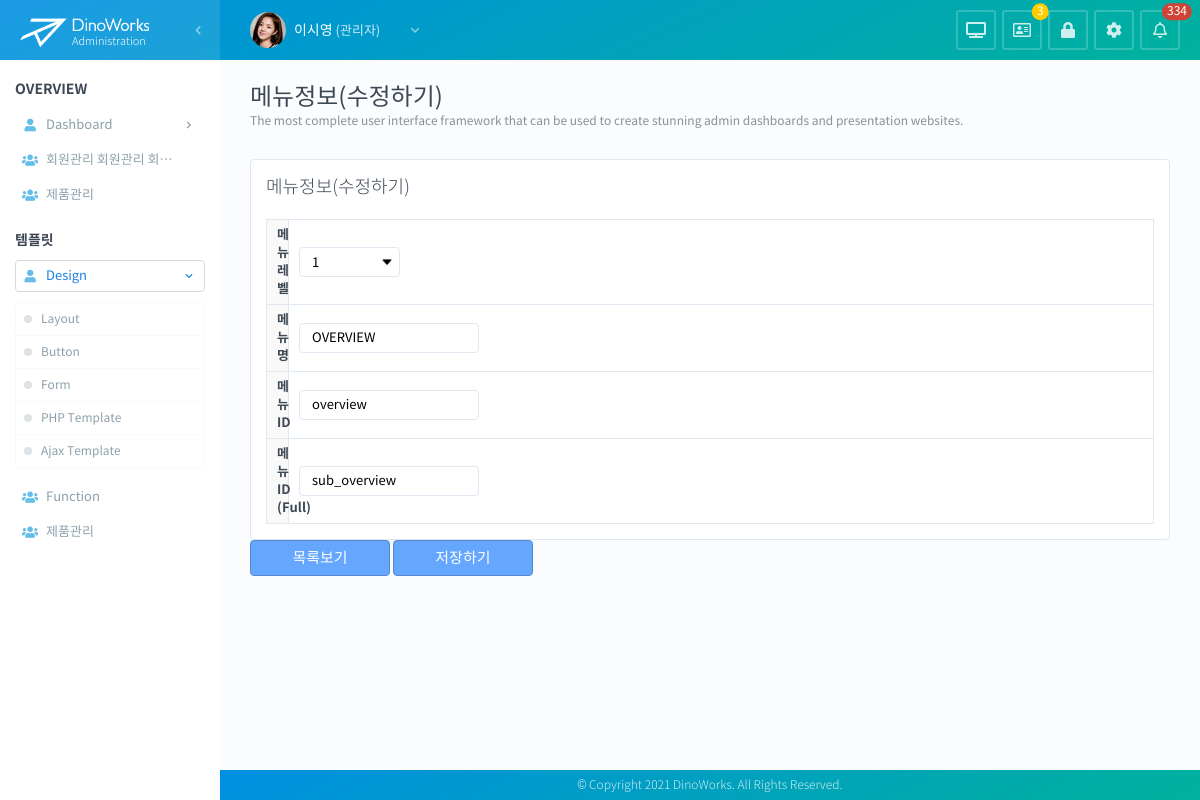
The page /page/design/form-modify.php?seq=1 on the database its author committed.
### tables this page shows
CREATE TABLE `menu_list` (
  `seq` int(10) UNSIGNED NOT NULL COMMENT '일련번호',
  `parent_seq` int(10) UNSIGNED NOT NULL DEFAULT 0 COMMENT '부모메뉴seq',
  `menu_level` tinyint(3) UNSIGNED NOT NULL DEFAULT 0 COMMENT '메뉴레벨',
  `menu_title` varchar(50) NOT NULL DEFAULT '' COMMENT '메뉴명',
  `menu_id` varchar(50) NOT NULL DEFAULT '' COMMENT '메뉴ID',
  `menu_id_full` varchar(100) NOT NULL DEFAULT '' COMMENT '전체메뉴ID(상위포함)',
  `menu_type_cd` varchar(20) NOT NULL DEFAULT '' COMMENT '메뉴타입',
  `page_type_cd` varchar(20) NOT NULL DEFAULT '' COMMENT '페이지타입',
  `menu_desc` varchar(255) NOT NULL DEFAULT '' COMMENT '메뉴설명',
  `icon_html` varchar(50) NOT NULL DEFAULT '' COMMENT '아이콘(FA)html',
  `display_order` tinyint(3) UNSIGNED NOT NULL DEFAULT 0 COMMENT '표시순서',
  `register_dtm` datetime NOT NULL DEFAULT '0000-00-00 00:00:00' COMMENT '등록일시',
  `update_dtm` datetime NOT NULL DEFAULT '0000-00-00 00:00:00' COMMENT '최근수정일시',
  `update_user_seq` int(10) UNSIGNED NOT NULL DEFAULT 0 COMMENT '최근수정자 seq',
  `is_temp` enum('N','Y') NOT NULL DEFAULT 'N' COMMENT '임시여부',
  `is_deleted` enum('N','Y') NOT NULL DEFAULT 'N' COMMENT '삭제여부'
);

### page/design/form-modify.php (the view, shortened to what this page needs)
<?php
$pdo = new PDO('mysql:host=localhost;dbname=dinoworks;port=3306;charset=utf8mb4', 'root', '');
$pdo->setAttribute(PDO::ATTR_ERRMODE, PDO::ERRMODE_EXCEPTION);
$query = "SELECT * FROM menu_list WHERE seq = :seq";
$statement = $pdo->prepare($query);
$statement->bindValue(':seq', $_GET['seq'], PDO::PARAM_INT);
$statement->execute();
if (($row = $statement->fetch(PDO::FETCH_ASSOC)) !== false) {
  foreach ($row as $key => $value) {
    $html[$key] = htmlspecialchars($value, ENT_QUOTES, 'UTF-8');
  }
}
$select1 = $select2 = $select3 = '';
switch ($html['menu_level']) {
  case '1' : $select1 = ' selected="selected"'; break;
}
?>
<!DOCTYPE html>
<html lang="ko">
  <head>
    <?php include '../../include/head.php'; ?>
  </head>
  <body class="sub overview dashboard">
    <div id="wrapper">
      <?php include '../../include/header.php'; ?>
      <?php include '../../include/gnb.php'; ?>
      <main id="main">
        <h2>메뉴정보(수정하기)</h2>
        <p>The most complete user interface framework that can be used to create stunning admin dashboards and presentation websites.</p>
        <form name="form1" action="form-func-modify.php" method="post" enctype="multipart/form-data">
          <section class="layout col-1">
            <section class="layout-box">
              <h3>메뉴정보(수정하기)</h3>
              <table class="form-box">
                <tbody>
                  <tr>
                    <td class="th"><label for="menu-level">메뉴레벨</label></td>
                    <td>
                      <select name="menu_level" id="menu-level">
                        <option value="1" <?php echo $select1; ?>>1</option>
                      </select>
                    </td>
                  </tr>
                  <tr>
                    <td class="th"><label for="menu-title">메뉴명</label></td>
                    <td><input type="text" name="menu_title" id="menu-title" class="text" value="<?php echo $html['menu_title']; ?>" /></td>
                  </tr>
                  <tr>
                    <td class="th"><label for="menu-id">메뉴 ID</label></td>
                    <td><input type="text" name="menu_id" id="menu-id" class="text" value="<?php echo $html['menu_id']; ?>" /></td>
                  </tr>
                  <tr>
                    <td class="th"><label for="menu-id-full">메뉴 ID (Full)</label></td>
                    <td><input type="text" name="menu_id_full" id="menu-id-full" class="text" value="<?php echo $html['menu_id_full']; ?>" /></td>
                  </tr>
                </tbody>
              </table>
            </section>
          </section>
          <div class="button-box">
            <a href="form-list.php" class="btn large form">목록보기</a>
            <button type="submit" class="btn large form">저장하기</button>
          </div>
        </form>
      </main>
      <?php include '../../include/footer.php'; ?>
    </div>
  </body>
</html>

### css/style.css (style rules this page uses)
html { -webkit-text-size-adjust: none; text-size-adjust: none; }
body { margin: 0; }
h1, h2, h3, h4, h5, h6 { font-weight: 700; }
a { color: inherit; text-decoration: inherit; }
table { border-collapse: collapse; }
::placeholder { color: #cccccc; }
body { font-family: 'NotoSansKR', sans-serif; font-size: 13px; font-weight: 400; color: #3e4855; background-color: #fafcfe; }
#wrapper { position: relative; min-width: 850px; overflow: hidden; }
body.sub #main { margin: 60px 0 0 220px; min-height: calc(100vh - 90px); padding: 20px 30px 100px 30px; box-sizing: border-box; }
body.sub #main h2 { font-size: 24px; font-weight: 400; }
body.sub #main h2 + p { font-size: 12px; opacity: 0.6; margin-bottom: 30px; }
section.layout { position: relative; }
section.layout::after { content: ''; display: block; clear: both; }
section.layout > section.layout-box { position: relative; float: left; min-height: 150px; background: #ffffff; border: 1px solid #dfe8f1; border-radius: 4px; padding: 15px; box-sizing: border-box; }
section.layout.col-1 > section.layout-box { width: 100%; }
section.layout > section.layout-box h3 { font-size: 18px; font-weight: 300; margin-bottom: 20px; }
.btn { position: relative; overflow: hidden; font-family: inherit; font-size: 13px; display: inline-block; min-width: 100px; height: 30px; text-align: center; padding: 0 10px; line-height: 28px; background: pink; color: #000000; border: 1px solid transparent; box-sizing: border-box; vertical-align: middle; border-radius: 4px; appearance: none; -webkit-appearance: none; }
.btn.large { min-width: 140px; height: 36px; line-height: 34px; font-size: 15px; padding: 0 15px; }
.btn.form { background-color: #65a6ff; color: #ffffff; border-color: #5388d1; }
table.form-box { width: 100%; font-size: 13px; }
table.form-box td { border: 1px solid #dfe8f1; padding: 6px 10px; max-width: 1px; }
table.form-box td.th { font-weight: 700; text-align: right; background: #f9f9f9; width: 120px; }
.form-box input.text { font-family: inherit; font-size: 13px; display: inline-block; border: 1px solid #dfe8f1; width: 180px; height: 30px; border-radius: 4px; background: #ffffff; box-sizing: border-box; padding: 0 12px; transition: all 0.3s; appearance: none; -webkit-appearance: none; }
.form-box select { font-family: inherit; font-size: 13px; display: inline-block; border: 1px solid #dfe8f1; height: 30px; border-radius: 4px; box-sizing: border-box; padding: 0 30px 0 12px; transition: all 0.3s; background: #ffffff url(../img/common/icon_select.png) right 5px center no-repeat; background-size: 14px auto; appearance: none; -webkit-appearance: none; }

### rows shown on the page
menu_list: menu_title "OVERVIEW", menu_id "overview", menu_id_full "sub_overview"
